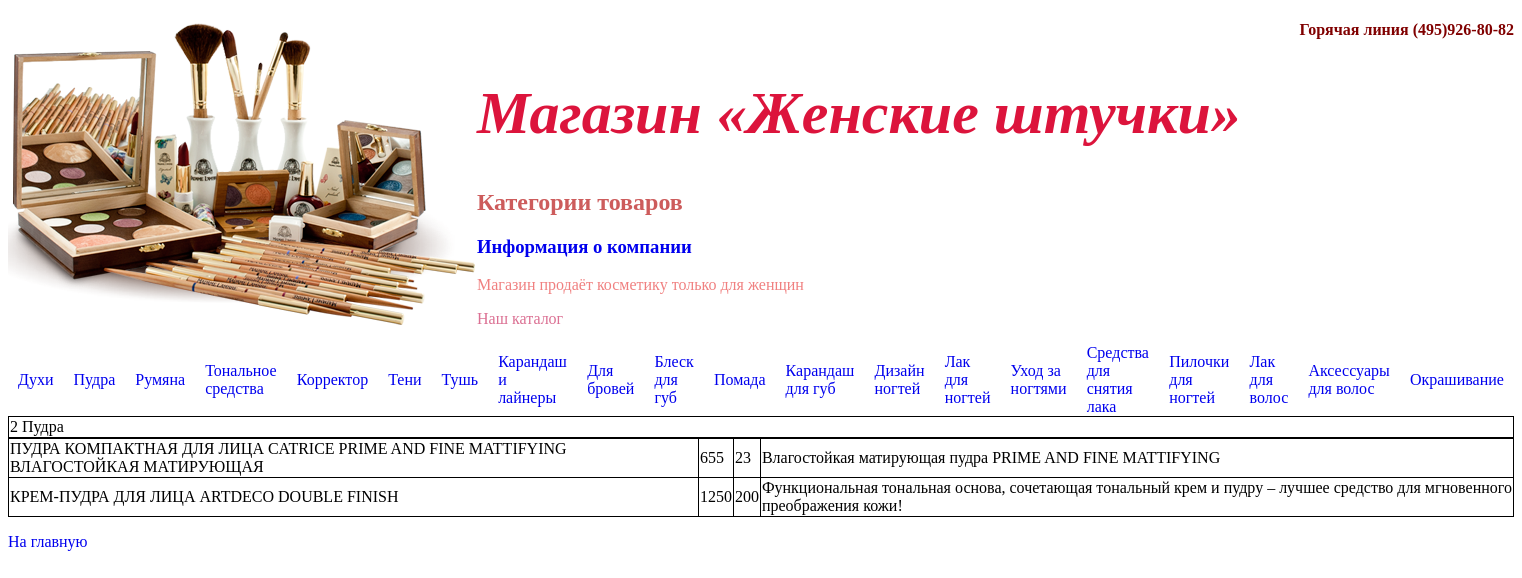
The page /315/kategorii_tovarov.php?category=pudra on the database its author committed.
### tables this page shows
CREATE TABLE IF NOT EXISTS `kategorii_tovarov` (
  `ID` int(10) NOT NULL AUTO_INCREMENT,
  `name` varchar(255) NOT NULL,
  `url` varchar(255) DEFAULT NULL,
  PRIMARY KEY (`ID`),
  UNIQUE KEY `ID` (`ID`,`url`)
);

CREATE TABLE IF NOT EXISTS `tovar` (
  `ID` int(10) NOT NULL AUTO_INCREMENT,
  `ID kategorii` int(10) NOT NULL,
  `name` varchar(255) NOT NULL,
  `price` double NOT NULL,
  `kolichestvo` int(10) NOT NULL,
  `opisanie` varchar(255) NOT NULL,
  PRIMARY KEY (`ID`),
  UNIQUE KEY `ID` (`ID`)
);

### 315/func.php (the view, shortened to what this page needs)
<?php
function get_id_category(){
	$category_url = $_GET["category"];
	$query = "SELECT ID, name FROM kategorii_tovarov WHERE  url = '$category_url'";
	$result = mysql_query($query) or die('Запрос не удался: ' . mysql_error());
		echo "<table>\n";
		echo "\t<tr>\n";
	while ($rows = mysql_fetch_array($result, MYSQL_ASSOC)) {
	    echo "\t\t<td>".$rows["ID"]." ".$rows['name']."</td>\n";
	}
	echo "\t</tr>\n";
	echo "</table>\n";
}
function view_link_category(){
	$query = "SELECT name, url FROM kategorii_tovarov;";
	$result = mysql_query($query) or die('Запрос не удался: ' . mysql_error());
		echo "<table class=\"link\">\n";
		echo "\t<tr>\n";
	while ($rows = mysql_fetch_array($result, MYSQL_ASSOC)) {
	    echo "\t\t<td><a href=?category=".$rows["url"].">".$rows['name']."</a></td>\n";
	}
	echo "\t</tr>\n";
	echo "</table>\n";
}
function view_product(){
	$category_url = $_GET["category"];
	$query = "SELECT  `kategorii_tovarov`.`name` ,  `tovar`.`name` , `price` , `kolichestvo` , `opisanie` FROM  `kategorii_tovarov`
		 LEFT JOIN  `tovar` ON  `kategorii_tovarov`.`ID` =  `tovar`.`ID kategorii`
		WHERE  `kategorii_tovarov`.`url` =  '$category_url'
		ORDER BY  `kategorii_tovarov`.`name`; ";
		$result = mysql_query($query) or die('Запрос не удался: ' . mysql_error());
		echo "<table>\n";
	while ($line = mysql_fetch_array($result, MYSQL_ASSOC)) {
	    echo "\t<tr>\n";
	    foreach ($line as $col_value) {
	        echo "\t\t<td>$col_value</td>\n";
	    }
	    echo "\t</tr>\n";
	}
	echo "</table>\n";
}
?>

### 315/static/css/style.css (style rules this page uses)
table { width: 100%; border-collapse: collapse; }
td, tr { border: 1px solid #000; }
table.link td, table.link tr { border: none; padding: 0 10px; }

### 315/kategorii_tovarov.php (style rules this page uses)
a { text-decoration: none; }

### rows shown on the page
kategorii_tovarov: name "Духи"
kategorii_tovarov: name "Пудра", ID "2", tovar.name "ПУДРА КОМПАКТНАЯ ДЛЯ ЛИЦА CATRICE PRIME AND FINE MATTIFYING ВЛАГОСТОЙКАЯ МАТИРУЮЩАЯ", tovar.price "655", tovar.kolichestvo "23", tovar.opisanie "Влагостойкая матирующая пудра PRIME AND FINE MATTIFYING", tovar.name "КРЕМ-ПУДРА ДЛЯ ЛИЦА ARTDECO DOUBLE FINISH", tovar.price "1250", tovar.kolichestvo "200", tovar.opisanie "Функциональная тональная основа, сочетающая тональный крем и пудру – лучшее средство для мгновенного преображения кожи!"
kategorii_tovarov: name "Румяна"
kategorii_tovarov: name "Тональное средства"
kategorii_tovarov: name "Корректор"
kategorii_tovarov: name "Тени"
kategorii_tovarov: name "Тушь"
kategorii_tovarov: name "Карандаш и лайнеры"
kategorii_tovarov: name "Для бровей"
kategorii_tovarov: name "Блеск для губ"
kategorii_tovarov: name "Помада"
kategorii_tovarov: name "Карандаш для губ"
kategorii_tovarov: name "Дизайн ногтей"
kategorii_tovarov: name "Лак для ногтей"
kategorii_tovarov: name "Уход за ногтями"
kategorii_tovarov: name "Средства для снятия лака"
kategorii_tovarov: name "Пилочки для ногтей"
kategorii_tovarov: name "Лак для волос"
kategorii_tovarov: name "Аксессуары для волос"
kategorii_tovarov: name "Окрашивание"
